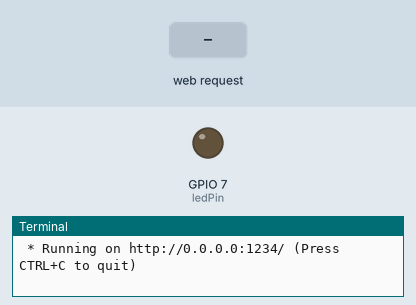
The program below on a simulated Raspberry Pi (BCM pin numbers). On the bench: output pins drawn as LEDs (lit = HIGH), the last lines printed to the terminal. The inputs (shaded band) are chosen by the test bench. The clock reads 2024-03-15 10:24:30 at power-on unless the program sets it.

Above: at 1.2 s.
1.3 s: HTTP request for /led/on received
At 1.7 s:
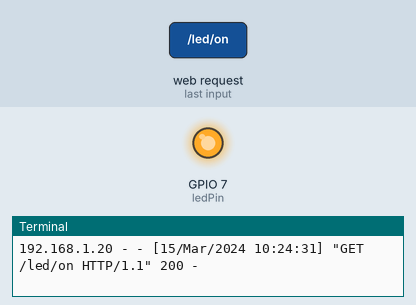
4.3 s: HTTP request for /led/off received
At 5.2 s:
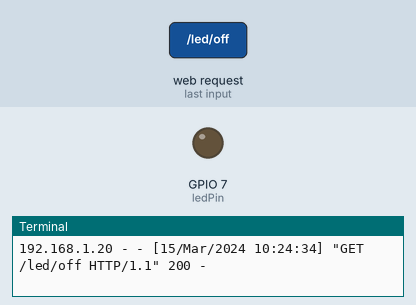
Timing chart, 0 to 7.3 s (numbered marks = the images above; inputs shaded):
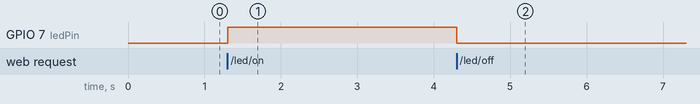

Measured:
- after the input at 1.3 s, GPIO 7 (ledPin): LOW → HIGH at once
- after the input at 4.3 s, GPIO 7 (ledPin): HIGH → LOW at once

The program:

appTest1.py
```python
from flask import Flask, request, render_template
import RPi.GPIO as GPIO
ledPin = 7

GPIO.setmode(GPIO.BCM)
GPIO.setup(ledPin, GPIO.OUT)

app = Flask(__name__)

@app.route('/')
def home():
	return "Hi~ This is Home"

@app.route('/led/on')
def led_on():
	try:
		GPIO.output(ledPin, GPIO.HIGH)
		return 'ok'
	except:
		return 'fail'

@app.route('/led/off')
def led_off():
    try:
        GPIO.output(ledPin, GPIO.LOW)
        return "ok"
    except expression as identifier:
        return "fail"

@app.route('/led')
def led_onoff():
	return render_template('led2.html')

if __name__ == '__main__':
	app.run(host='0.0.0.0', port='1234', debug=True)
```
